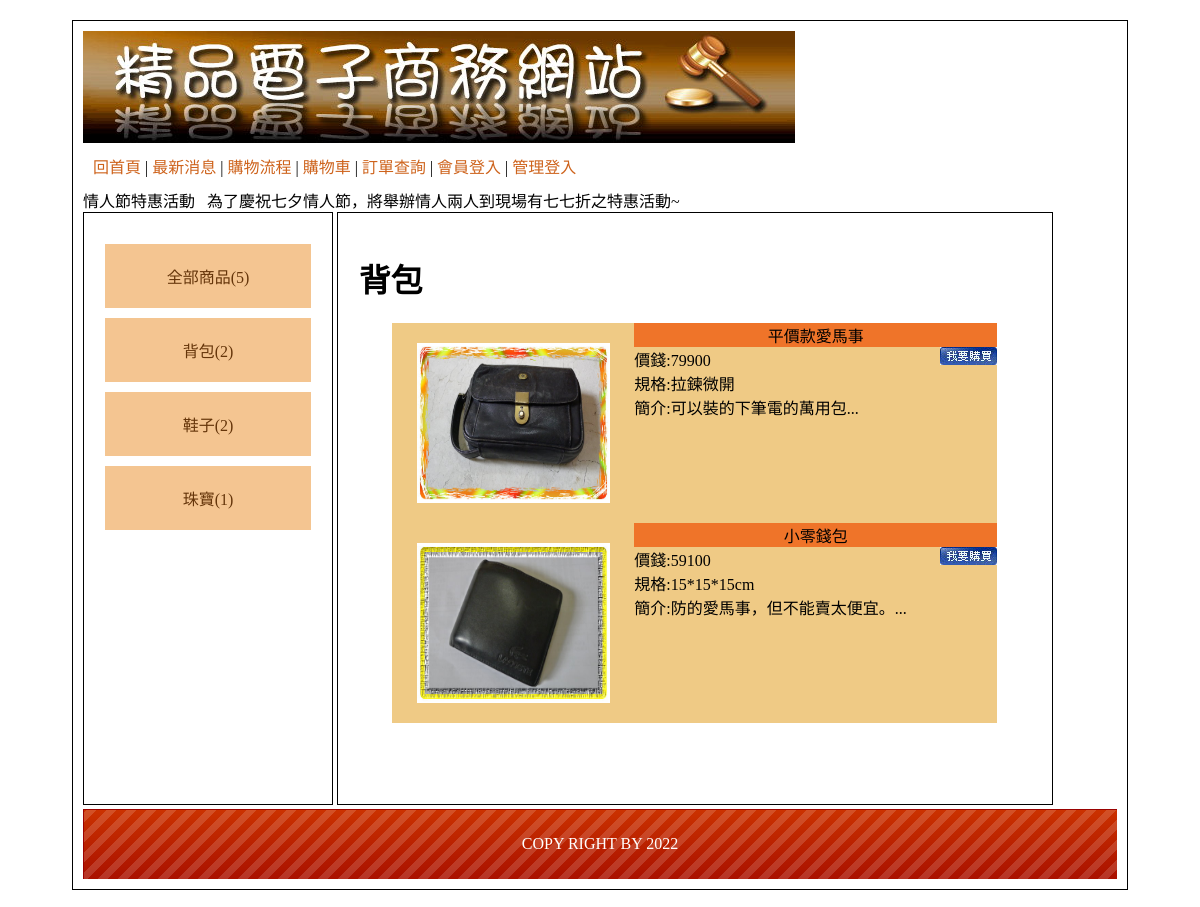
Screenshot of /?type=1 with the database file from the repository.
### tables this page shows
CREATE TABLE `web04_type` (
  `id` int(10) NOT NULL,
  `name` text NOT NULL,
  `parent` int(2) NOT NULL DEFAULT 0
);

CREATE TABLE `web04_goods` (
  `id` int(10) NOT NULL,
  `no` text NOT NULL,
  `name` text NOT NULL,
  `price` int(5) NOT NULL,
  `stock` int(5) NOT NULL,
  `spec` text NOT NULL,
  `intro` text NOT NULL,
  `img` text NOT NULL,
  `big` int(5) NOT NULL,
  `mid` int(5) NOT NULL,
  `sh` int(2) NOT NULL
);

CREATE TABLE `web04_bottom` (
  `id` int(10) NOT NULL,
  `bottom` text NOT NULL
);

### base.php (called while the page is built, shortened)
<?php
class DB{
    private $dsn="mysql:host=localhost;charset=utf8;dbname=web04";
    private $pdo;
    public $table;
    function __construct($table){
        $this->table=$table;
        $this->pdo=new PDO($this->dsn,'root','');
    }
    function all(...$arg){
        $sql="SELECT * FROM $this->table ";
        switch(count($arg)){
            case 1:
                if(is_array($arg[0])){
                    foreach($arg[0] as $key => $val){
                        $tmp[]="`$key`='$val'";
                    }
                    $sql .= " WHERE " . implode(" && ",$tmp);
                }else{
                    $sql .= $arg[0];
                }
            break;
        }
        return $this->pdo->query($sql)->fetchAll(PDO::FETCH_ASSOC);
    }
    function find($id){
        $sql="SELECT * FROM $this->table ";
        if(is_array($id)){
            foreach($id as $key => $val){
                $tmp[]="`$key`='$val'";
            }
            $sql .= " WHERE " . implode(" && ",$tmp);
        }else{
            $sql .= " WHERE `id`='$id'";
        }
        return $this->pdo->query($sql)->fetch(PDO::FETCH_ASSOC);
    }
    function math($math,$col,...$arg){
        $sql="SELECT $math($col) FROM $this->table ";
        switch(count($arg)){
            case 1:
                if(is_array($arg[0])){
                    foreach($arg[0] as $key => $val){
                        $tmp[]="`$key`='$val'";
                    }
                    $sql .= " WHERE " . implode(" && ",$tmp);
                }else{
                    $sql .= $arg[0];
                }
            break;
        }
        return $this->pdo->query($sql)->fetchColumn();
    }
}
$Bot=new DB('web04_bottom');
$Type=new DB('web04_type');
$Goods=new DB('web04_goods');
?>

### index.php (the view, shortened to what this page needs)
<?php include_once "base.php";
ob_start(); ?>
<!DOCTYPE html PUBLIC "-//W3C//DTD XHTML 1.0 Transitional//EN" "http://www.w3.org/TR/xhtml1/DTD/xhtml1-transitional.dtd">
<html xmlns="http://www.w3.org/1999/xhtml">
<head>
        <link href="./css/css.css" rel="stylesheet" type="text/css">
</head>
<body>
        <div id="main">
                <div id="top">
                        <a href="?">
                                <img src="./icon/0416.jpg">
                        </a>
                        <div style="padding:10px;">
                                <a href="?">回首頁</a> |
                                <a href="?do=news">最新消息</a> |
                                <a href="?do=look">購物流程</a> |
                                <a href="?do=buycart">購物車</a> |
                                <a href="?do=order">訂單查詢</a> |
                                <?php
                                if (isset($_SESSION['mem'])) {
                                        echo "<a href='#' onclick=logout('member')>登出</a>";
                                } else {
                                        echo "<a href='?do=login'>會員登入</a>";
                                }
                                echo " | ";
                                if (isset($_SESSION['admin'])) {
                                        echo "<a href='back.php'>返回管理</a>";
                                } else {
                                        echo "<a href='?do=admin'>管理登入</a>";
                                }
                                ?>
                        </div>
                        情人節特惠活動 &nbsp; 為了慶祝七夕情人節，將舉辦情人兩人到現場有七七折之特惠活動~
                </div>
                <div id="left" class="ct">
                        <div style="min-height:400px;">
                        <a href="?type=0">全部商品(<?=$Goods->math('count','*',['sh'=>1]);?>)</a>
                        <?php
                        $bigs=$Type->all(['parent'=>0]);
                        foreach($bigs as $big){
                                echo "<div class='ww'>";
                                echo "<a href='?type={$big['id']}'>";
                                echo   $big['name'];
                                echo "(".$Goods->math('count','*',['big'=>$big['id']]).")";
                                echo "</a>";
                                $mids=$Type->all(['parent'=>$big['id']]);
                                if(!empty($mids)){
                                        foreach($mids as $mid){
                                        echo "<a href='?type={$mid['id']}' style='background-color:rgb(222,163,144)'>".$mid['name'];
                                        echo "(".$Goods->math('count','*',['mid'=>$mid['id']]).")"."</a>";
                                        }
                                };
                                echo "</div>";
                        }
                        ?>
                        </div>
                        </div>
                <div id="right">
                        <?php
                        $do = $_GET['do'] ?? 'main';
                        $files = 'front/' . $do . '.php';
                        if (file_exists($files)) {
                                include $files;
                        } else {
                                include 'front/main.php';
                        }
                        ?>
                </div>
                <div id="bottom" style="line-height:70px;background:url(icon/bot.png); color:#FFF;" class="ct">
                        <?= $Bot->find(1)['bottom']; ?> </div>
        </div>
</body>
</html>

### front/main.php
<?php
$id=$_GET['type']??0;
if($id==0){
    $nav="全部商品";
    $goods=$Goods->all(['sh'=>1]);
}else{
    $type=$Type->find($id);
    if($type['parent']==0){
        $nav=$type['name'];
        $goods=$Goods->all(['big'=>$id,'sh'=>1]);
    }else{
        $type_mid=$Type->find($type['parent']);
        $nav=$type_mid['name'] . " > " . $type['name'];
        $goods=$Goods->all(['mid'=>$id,'sh'=>1]);
    }
}
?>
<h1><?=$nav;?></h1>
<?php
    foreach($goods as $good){
?>
<div class='all' style="display:flex;height:200px;">
    <div class='pp' style="width:40%">
        <a href="?do=detail&id=<?=$good['id'];?>"
          style="display:flex;height:100%;justify-content:center;align-items:center">
            <img src="img/<?=$good['img'];?>" style="width:80%;height:80%">
        </a>
    </div>
    <div class='pp' style="width:60%">
        <div class="tt ct"><?=$good['name'];?></div>
        <div>
            價錢:<?=$good['price'];?>
            <a href='?do=buycart&id=<?=$good['id'];?>&qt=1'
              style="float:right">
              <img src="icon/0402.jpg">
            </a>
        </div>
        <div>規格:<?=$good['spec'];?></div>
        <div>簡介:<?=mb_substr($good['intro'],0,20);?>...</div>
    </div>
</div>
<?php
    }
?>

### css/css.css (style rules this page uses)
body { font-family:"微軟正黑體"; }
#main { width:1034px; padding:10px; margin:20px auto 20px auto; border:#000 solid 1px; min-height:768px; }
#top a { color:#CE631C; text-decoration:none; }
#left { display:inline-block; width:20%; padding:2%; min-height:550px; vertical-align:top; border:#000 1px solid; }
#left a { display:block; padding:20px 5px 20px 5px; text-decoration:none; background:#F4C591; margin:10px auto 10px auto; color:#65350A; }
.ct { text-align:center; }
#right { display:inline-block; width:65%; padding:2%; height:550px; border:#000 1px solid; overflow:auto; }
#bottom { height:70px; background:url(icon/bot.png); background-size:cover; }
.all { width:90%; margin:auto; }
.tt { background:#EF7429; }
.pp { background:#EFCA85; }

### rows the page displays
web04_type: name "背包", math "2"
web04_type: name "鞋子", math "2"
web04_type: name "珠寶", math "1"
web04_goods: $good['id'] 1 (drawn), img (picture), name "平價款愛馬事", price "79900", spec "拉鍊微開", intro "可以裝的下筆電的萬用包"
web04_goods: img (picture), name "小零錢包", price "59100", spec "15*15*15cm", intro "防的愛馬事，但不能賣太便宜。"
web04_bottom: bottom "COPY RIGHT BY 2022"

### other values shown
$Goods->math('count','*',['sh'=>1]) "5"
